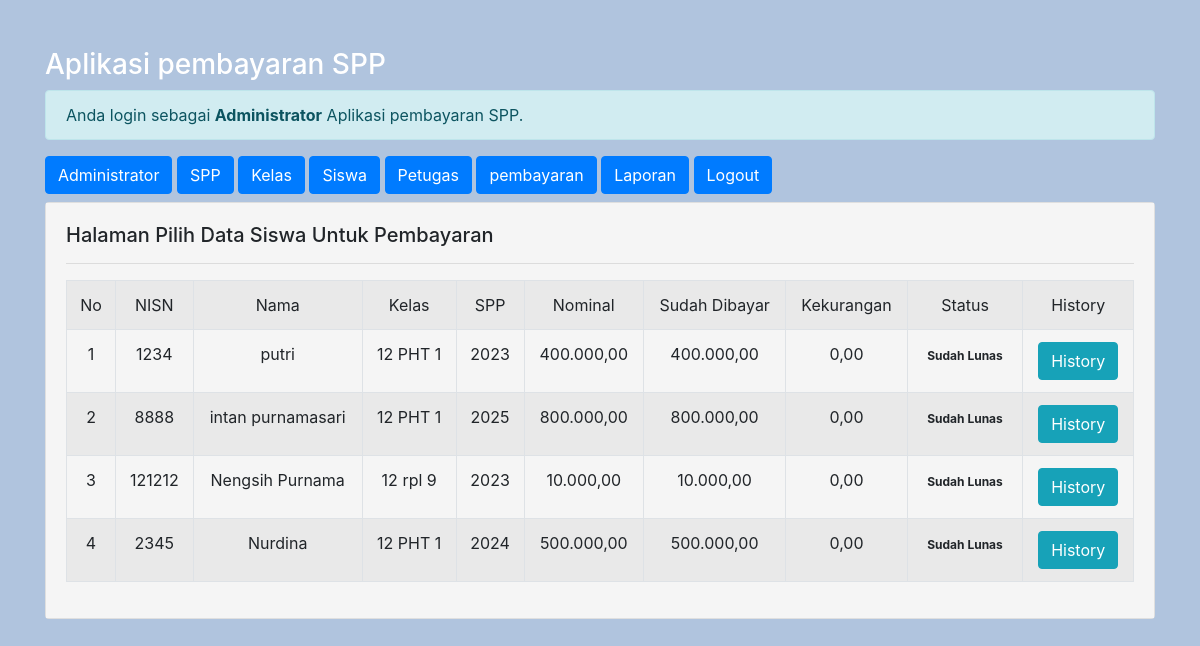
The page /admin/admin.php?url=pembayaran (signed in) on the database its author committed.
### tables this page shows
CREATE TABLE `siswa` (
  `nisn` char(10) NOT NULL,
  `nis` char(8) NOT NULL,
  `nama` varchar(35) NOT NULL,
  `id_kelas` int(11) NOT NULL,
  `alamat` text NOT NULL,
  `no_telp` varchar(13) NOT NULL,
  `id_spp` int(11) NOT NULL
);

CREATE TABLE `kelas` (
  `id_kelas` int(11) NOT NULL,
  `nama_kelas` varchar(10) NOT NULL,
  `kompetensi_keahlian` varchar(50) NOT NULL
);

CREATE TABLE `spp` (
  `id_spp` int(11) NOT NULL,
  `tahun` int(11) NOT NULL,
  `nominal` int(11) NOT NULL
);

### admin/pembayaran.php (the view)
<h5>Halaman Pilih Data Siswa Untuk Pembayaran</h5>
<hr>
<table class="table table-striped table-bordered text-center" >
	<tr class="fw-bold">
		<td>No</td>
		<td>NISN</td>
		<td>Nama</td>
		<td>Kelas</td>
		<td>SPP</td>
		<td>Nominal</td>
		<td>Sudah Dibayar </td>
		<td>Kekurangan</td>
		<td>Status</td>
		<td>History</td>
	</tr>
	<?php
		include'../koneksi.php';
		$no = 1;
		$sql = "SELECT*FROM siswa,spp,kelas WHERE siswa.id_kelas=kelas.id_kelas AND siswa.id_spp=spp.id_spp ORDER BY nama ASC";
		$query = mysqli_query($koneksi, $sql);
		foreach ($query as $data) {
			$data_pembayaran = mysqli_query($koneksi, "SELECT SUM(jumlah_bayar) as jumlah_bayar FROM pembayaran WHERE nisn='$data[nisn]'");
			$data_pembayaran = mysqli_fetch_array($data_pembayaran);
			$sudah_bayar = $data_pembayaran['jumlah_bayar'];
			$kekurangan = $data['nominal'] - $data_pembayaran['jumlah_bayar'];
			?>
			<tr>
				<td><?= $no++; ?></td>
				<td><?= $data['nis']; ?></td>
				<td><?= $data['nama']; ?></td>
				<td><?= $data['nama_kelas']; ?></td>
				<td><?= $data['tahun']; ?></td>
				<td><?= number_format($data['nominal'],2,',','.'); ?></td>
				<td><?= number_format($sudah_bayar,2,',','.'); ?></td>
				<td><?= number_format($kekurangan,2,',','.'); ?></td>
				<td>
					<?php
					if($kekurangan==0) {
						echo "<span class='badge text-bg-success'> Sudah Lunas </span>";
					}else{?>
						<a href="?url=tambah-pembayaran&nisn=<?= $data['nisn'] ?>&kekurangan=<?= $kekurangan ?>" class="btn btn-danger">Pilih & bayar</a>
					<?php } ?>
				</td>
				<td>
					<a href="?url=history-pembayaran&nisn=<?= $data['nisn'] ?>" class='btn btn-info'>History</a>
				</td>
			</tr>
		<?php }  ?>
</table>

### rows shown on the page
siswa: nis "1234", nama "putri", id_kelas.nama_kelas "12 PHT 1", id_spp.tahun "2023", id_spp.nominal "400.000,00", sudah_bayar "400.000,00", kekurangan "0,00"
siswa: nis "8888", nama "intan purnamasari", id_kelas.nama_kelas "12 PHT 1", id_spp.tahun "2025", id_spp.nominal "800.000,00", sudah_bayar "800.000,00", kekurangan "0,00"
siswa: nis "121212", nama "Nengsih Purnama", id_kelas.nama_kelas "12 rpl 9", id_spp.tahun "2023", id_spp.nominal "10.000,00", sudah_bayar "10.000,00", kekurangan "0,00"
siswa: nis "2345", nama "Nurdina", id_kelas.nama_kelas "12 PHT 1", id_spp.tahun "2024", id_spp.nominal "500.000,00", sudah_bayar "500.000,00", kekurangan "0,00"
